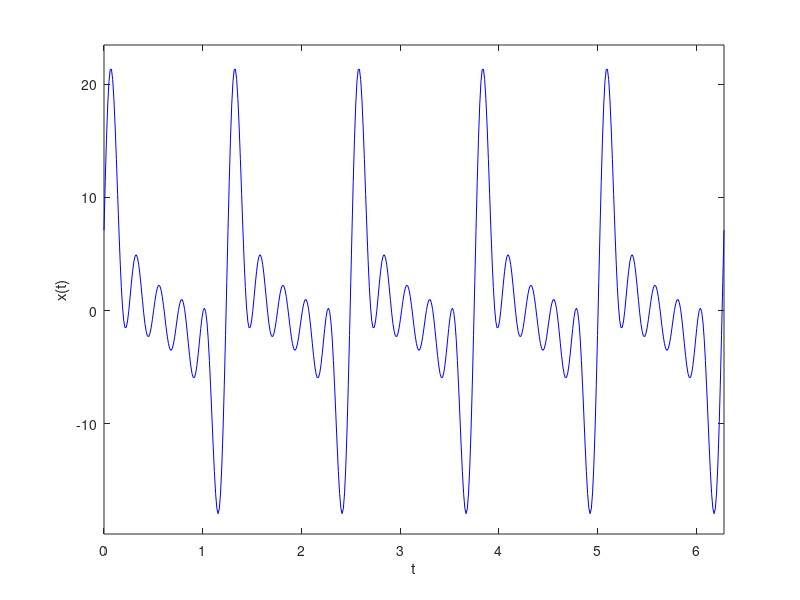

Reproduce this figure in MATLAB.
% Introducao aa Serie de Fourier
% video relacionado: https://youtu.be/x-if6ctPCI8

% LAA 29/8/17

close all
clear

% definicoes 

% entre a frequencia fundamental em rad/s
w0=input('Entre a frequencia fundamental em rad/s: ');

% entre o numero de componentes harmonicos
n=input('Entre o numero de componentes harmonicos: ');

% define vetores de modulo e fase
m=zeros(n,1);
teta=zeros(n,1);

disp(' ');
disp('Para cada componente entre o modulo e a fase (entre 0 e 2pi).');
disp('A primeira componente eh a fundamental (escolha-a diferente de zero),');
disp('a segunda componente eh a 2a harmonica etc.') 
disp(' ');

for k=1:n
    fprintf('Componente: %d  ',k);
    m(k)=input('Modulo: ');
    teta(k)=input('Fase (entre 0 e 2pi): ');
end

% periodo fundamental
T0=2*pi/w0;
% vetor de tempo. Escolhemos ter 20 valores por periodo da harmonica mais
% rapida e simular 5 periodos.
t=0:T0/(20*n):5*T0;

% define o vetor do sinal
x=zeros(1,length(t));

% compoe o sinal total adicionando as componentes harmonicas
for k=1:n
    x=x+m(k)*cos(k*w0*t+teta(k));
end

figure(1)
set(gca,'FontSize',18)
plot(t, x,'b')
xlabel('t')
ylabel('x(t)') 
axis([0 t(end) min(x)*1.1 max(x)*1.1]);


